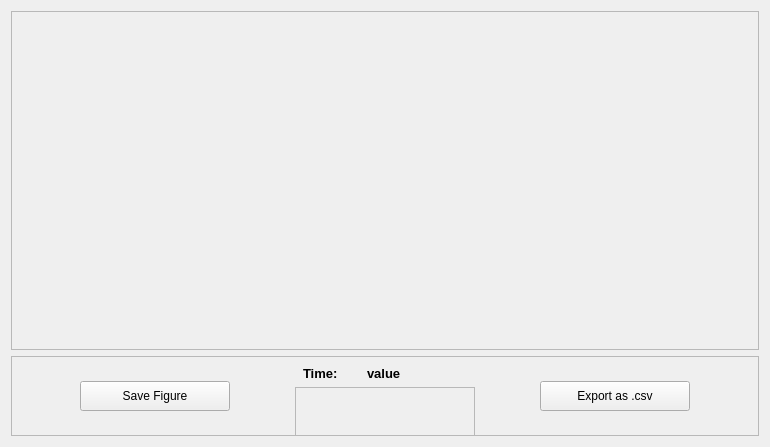
<?xml version="1.0" encoding="UTF-8"?>
<ui version="4.0">
 <class>Form</class>
 <widget class="QWidget" name="Form">
  <property name="geometry">
   <rect>
    <x>0</x>
    <y>0</y>
    <width>770</width>
    <height>447</height>
   </rect>
  </property>
  <property name="windowTitle">
   <string>Form</string>
  </property>
  <layout class="QGridLayout" name="gridLayout">
   <item row="0" column="0">
    <widget class="QFrame" name="main_frame_AI">
     <property name="sizePolicy">
      <sizepolicy hsizetype="Expanding" vsizetype="Expanding">
       <horstretch>0</horstretch>
       <verstretch>0</verstretch>
      </sizepolicy>
     </property>
     <property name="frameShape">
      <enum>QFrame::Shape::StyledPanel</enum>
     </property>
     <property name="frameShadow">
      <enum>QFrame::Shadow::Raised</enum>
     </property>
    </widget>
   </item>
   <item row="1" column="0">
    <widget class="QFrame" name="frame">
     <property name="sizePolicy">
      <sizepolicy hsizetype="Expanding" vsizetype="Fixed">
       <horstretch>0</horstretch>
       <verstretch>0</verstretch>
      </sizepolicy>
     </property>
     <property name="minimumSize">
      <size>
       <width>0</width>
       <height>80</height>
      </size>
     </property>
     <property name="maximumSize">
      <size>
       <width>16777215</width>
       <height>80</height>
      </size>
     </property>
     <property name="frameShape">
      <enum>QFrame::Shape::StyledPanel</enum>
     </property>
     <property name="frameShadow">
      <enum>QFrame::Shadow::Raised</enum>
     </property>
     <layout class="QHBoxLayout" name="horizontalLayout_2">
      <item>
       <widget class="QPushButton" name="import_button_AI_2">
        <property name="minimumSize">
         <size>
          <width>150</width>
          <height>30</height>
         </size>
        </property>
        <property name="maximumSize">
         <size>
          <width>150</width>
          <height>30</height>
         </size>
        </property>
        <property name="text">
         <string>Save Figure</string>
        </property>
       </widget>
      </item>
      <item>
       <layout class="QVBoxLayout" name="verticalLayout">
        <item>
         <layout class="QHBoxLayout" name="horizontalLayout">
          <item>
           <widget class="QLabel" name="TimeFilterLabel">
            <property name="sizePolicy">
             <sizepolicy hsizetype="Fixed" vsizetype="Preferred">
              <horstretch>0</horstretch>
              <verstretch>0</verstretch>
             </sizepolicy>
            </property>
            <property name="maximumSize">
             <size>
              <width>50</width>
              <height>22</height>
             </size>
            </property>
            <property name="font">
             <font>
              <pointsize>10</pointsize>
              <italic>false</italic>
              <bold>true</bold>
              <underline>false</underline>
              <strikeout>false</strikeout>
             </font>
            </property>
            <property name="text">
             <string>Time:</string>
            </property>
           </widget>
          </item>
          <item>
           <widget class="QLabel" name="TimeFilterLabel_2">
            <property name="sizePolicy">
             <sizepolicy hsizetype="Fixed" vsizetype="Preferred">
              <horstretch>0</horstretch>
              <verstretch>0</verstretch>
             </sizepolicy>
            </property>
            <property name="maximumSize">
             <size>
              <width>100</width>
              <height>22</height>
             </size>
            </property>
            <property name="font">
             <font>
              <pointsize>10</pointsize>
              <italic>false</italic>
              <bold>true</bold>
              <underline>false</underline>
              <strikeout>false</strikeout>
             </font>
            </property>
            <property name="text">
             <string>value</string>
            </property>
           </widget>
          </item>
         </layout>
        </item>
        <item>
         <widget class="QFrame" name="frame_buttons_animation_time">
          <property name="sizePolicy">
           <sizepolicy hsizetype="Fixed" vsizetype="Preferred">
            <horstretch>0</horstretch>
            <verstretch>0</verstretch>
           </sizepolicy>
          </property>
          <property name="minimumSize">
           <size>
            <width>180</width>
            <height>50</height>
           </size>
          </property>
          <property name="maximumSize">
           <size>
            <width>180</width>
            <height>50</height>
           </size>
          </property>
          <property name="styleSheet">
           <string notr="true">QPushButton {
    background-color: transparent;
    border: none;
    padding: 10px; /* Adicione um padding maior para ajustar o tamanho do fundo */
}

QPushButton:hover {
    background-color: rgba(255, 165, 0, 0.2); /* Cor de fundo no hover */
    border-radius: 5px; /* Bordas arredondadas */
}

QPushButton:pressed {
    background-color: rgba(255, 165, 0, 0.5); /* Cor de fundo ao pressionar */
}</string>
          </property>
          <property name="frameShape">
           <enum>QFrame::Shape::StyledPanel</enum>
          </property>
          <property name="frameShadow">
           <enum>QFrame::Shadow::Raised</enum>
          </property>
          <layout class="QGridLayout" name="gridLayout_7">
           <item row="0" column="0">
            <widget class="QPushButton" name="start_button_time">
             <property name="text">
              <string/>
             </property>
             <property name="icon">
              <iconset>
               <normaloff>:/icons/icons/backward - laranja.png</normaloff>:/icons/icons/backward - laranja.png</iconset>
             </property>
             <property name="iconSize">
              <size>
               <width>20</width>
               <height>20</height>
              </size>
             </property>
            </widget>
           </item>
           <item row="0" column="1">
            <widget class="QPushButton" name="backward_button_time">
             <property name="text">
              <string/>
             </property>
             <property name="icon">
              <iconset>
               <normaloff>:/icons/icons/arrow-left - laranja.png</normaloff>:/icons/icons/arrow-left - laranja.png</iconset>
             </property>
             <property name="iconSize">
              <size>
               <width>20</width>
               <height>20</height>
              </size>
             </property>
            </widget>
           </item>
           <item row="0" column="2">
            <widget class="QPushButton" name="pause_button_time">
             <property name="text">
              <string/>
             </property>
             <property name="icon">
              <iconset>
               <normaloff>:/icons/icons/pause - laranja.png</normaloff>:/icons/icons/pause - laranja.png</iconset>
             </property>
             <property name="iconSize">
              <size>
               <width>20</width>
               <height>20</height>
              </size>
             </property>
            </widget>
           </item>
           <item row="0" column="3">
            <widget class="QPushButton" name="play_button_time">
             <property name="text">
              <string/>
             </property>
             <property name="icon">
              <iconset>
               <normaloff>:/icons/icons/play - laranja.png</normaloff>:/icons/icons/play - laranja.png</iconset>
             </property>
             <property name="iconSize">
              <size>
               <width>20</width>
               <height>20</height>
              </size>
             </property>
             <property name="checkable">
              <bool>false</bool>
             </property>
            </widget>
           </item>
           <item row="0" column="4">
            <widget class="QPushButton" name="forward_button_time">
             <property name="text">
              <string/>
             </property>
             <property name="icon">
              <iconset>
               <normaloff>:/icons/icons/arrow-right - laranja.png</normaloff>:/icons/icons/arrow-right - laranja.png</iconset>
             </property>
             <property name="iconSize">
              <size>
               <width>20</width>
               <height>20</height>
              </size>
             </property>
            </widget>
           </item>
           <item row="0" column="5">
            <widget class="QPushButton" name="finish_button_time">
             <property name="text">
              <string/>
             </property>
             <property name="icon">
              <iconset>
               <normaloff>:/icons/icons/forward - laranja.png</normaloff>:/icons/icons/forward - laranja.png</iconset>
             </property>
             <property name="iconSize">
              <size>
               <width>20</width>
               <height>20</height>
              </size>
             </property>
            </widget>
           </item>
          </layout>
         </widget>
        </item>
       </layout>
      </item>
      <item>
       <widget class="QPushButton" name="import_button_AI">
        <property name="minimumSize">
         <size>
          <width>150</width>
          <height>30</height>
         </size>
        </property>
        <property name="maximumSize">
         <size>
          <width>150</width>
          <height>30</height>
         </size>
        </property>
        <property name="text">
         <string>Export as .csv</string>
        </property>
       </widget>
      </item>
     </layout>
    </widget>
   </item>
  </layout>
 </widget>
 <resources/>
 <connections/>
</ui>
